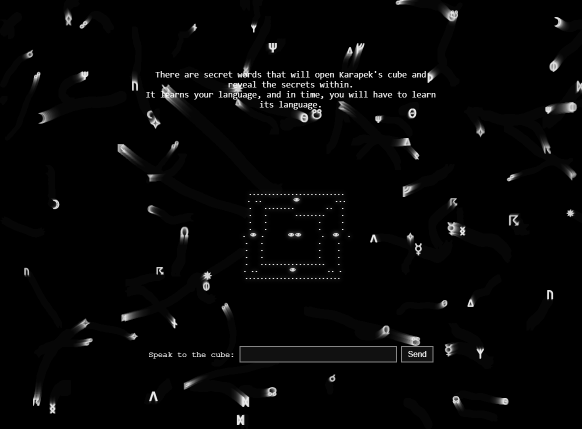
#> input picture Cybertalent25/2_Oppdrag/2.11_Karapeks/initial.png, 1163 x 858 px (shown at 1/2 size)
$ python allignandsubstract.py ../2.11_Karapeks/initial.png ../2.11_Karapeks/initial.png
#> lines starting #> are read from the running program, lines starting #| are printed output that depends on the picture
import cv2
import numpy as np
import os

def create_output_dir(base_dir="aligned_output"):
    """Create output directory for results"""
    if not os.path.exists(base_dir):
        os.makedirs(base_dir)
    return base_dir

def save_result(img, output_dir, name):
    """Save result image"""
    filepath = os.path.join(output_dir, f"{name}.png")
    if img.dtype == np.float64 or img.dtype == np.float32:
        if img.max() > img.min():
            img = ((img - img.min()) / (img.max() - img.min()) * 255).astype(np.uint8)
        else:
            img = np.zeros_like(img, dtype=np.uint8)
    cv2.imwrite(filepath, img)
    print(f"Saved: {name}")

# ============================================
# ALIGNMENT METHODS
# ============================================

def align_feature_matching(watermarked, original):
    """Align using ORB feature matching"""
    print("  Trying ORB feature matching...")

    wm_gray = cv2.cvtColor(watermarked, cv2.COLOR_BGR2GRAY)
    orig_gray = cv2.cvtColor(original, cv2.COLOR_BGR2GRAY)

    orb = cv2.ORB_create(10000)
    kp1, des1 = orb.detectAndCompute(wm_gray, None)
    kp2, des2 = orb.detectAndCompute(orig_gray, None)

    if des1 is None or des2 is None:
        return None

    bf = cv2.BFMatcher(cv2.NORM_HAMMING, crossCheck=False)
    matches = bf.knnMatch(des1, des2, k=2)

    good_matches = []
    for m, n in matches:
        if m.distance < 0.75 * n.distance:
            good_matches.append(m)

    print(f"    Found {len(good_matches)} good matches")

    if len(good_matches) < 10:
        return None

    src_pts = np.float32([kp1[m.queryIdx].pt for m in good_matches]).reshape(-1, 1, 2)
    dst_pts = np.float32([kp2[m.trainIdx].pt for m in good_matches]).reshape(-1, 1, 2)

    M, mask = cv2.findHomography(dst_pts, src_pts, cv2.RANSAC, 5.0)

    if M is None:
        return None

    h, w = watermarked.shape[:2]
    aligned = cv2.warpPerspective(original, M, (w, h))

    return aligned

def align_sift(watermarked, original):
    """Align using SIFT feature matching"""
    print("  Trying SIFT feature matching...")

    try:
        sift = cv2.SIFT_create()
    except:
        print("    SIFT not available")
        return None

    wm_gray = cv2.cvtColor(watermarked, cv2.COLOR_BGR2GRAY)
    orig_gray = cv2.cvtColor(original, cv2.COLOR_BGR2GRAY)

    kp1, des1 = sift.detectAndCompute(wm_gray, None)
    kp2, des2 = sift.detectAndCompute(orig_gray, None)

    if des1 is None or des2 is None:
        return None

    bf = cv2.BFMatcher(cv2.NORM_L2, crossCheck=False)
    matches = bf.knnMatch(des1, des2, k=2)

    good_matches = []
    for m, n in matches:
        if m.distance < 0.75 * n.distance:
            good_matches.append(m)

    print(f"    Found {len(good_matches)} good matches")

    if len(good_matches) < 10:
        return None

    src_pts = np.float32([kp1[m.queryIdx].pt for m in good_matches]).reshape(-1, 1, 2)
    dst_pts = np.float32([kp2[m.trainIdx].pt for m in good_matches]).reshape(-1, 1, 2)

    M, mask = cv2.findHomography(dst_pts, src_pts, cv2.RANSAC, 5.0)

    if M is None:
        return None

    h, w = watermarked.shape[:2]
    aligned = cv2.warpPerspective(original, M, (w, h))

    return aligned

def align_ecc(watermarked, original):
    """Align using ECC (Enhanced Correlation Coefficient)"""
    print("  Trying ECC alignment...")

    h, w = watermarked.shape[:2]
    orig_resized = cv2.resize(original, (w, h))

    wm_gray = cv2.cvtColor(watermarked, cv2.COLOR_BGR2GRAY).astype(np.float32)
    orig_gray = cv2.cvtColor(orig_resized, cv2.COLOR_BGR2GRAY).astype(np.float32)

    warp_mode = cv2.MOTION_AFFINE
    warp_matrix = np.eye(2, 3, dtype=np.float32)
    criteria = (cv2.TERM_CRITERIA_EPS | cv2.TERM_CRITERIA_COUNT, 5000, 1e-8)

    try:
        cc, warp_matrix = cv2.findTransformECC(wm_gray, orig_gray, warp_matrix, warp_mode, criteria)
        aligned = cv2.warpAffine(orig_resized, warp_matrix, (w, h),
                                  flags=cv2.INTER_LINEAR + cv2.WARP_INVERSE_MAP)
        print(f"    ECC correlation: {cc:.4f}")
        return aligned
    except Exception as e:
        print(f"    ECC failed: {e}")
        return None

def align_simple_resize(watermarked, original):
    """Simple resize to match dimensions"""
    print("  Using simple resize...")
    h, w = watermarked.shape[:2]
    return cv2.resize(original, (w, h))

# ============================================
# COLOR CORRECTION METHODS
# ============================================

def color_correct_histogram_matching(source, reference):
    """Match histograms channel by channel"""
    result = np.zeros_like(source)

    for i in range(3):
        src_hist, _ = np.histogram(source[:,:,i].flatten(), 256, [0, 256])
        ref_hist, _ = np.histogram(reference[:,:,i].flatten(), 256, [0, 256])

        src_cdf = src_hist.cumsum().astype(float)
        src_cdf /= src_cdf[-1]

        ref_cdf = ref_hist.cumsum().astype(float)
        ref_cdf /= ref_cdf[-1]

        lookup = np.zeros(256, dtype=np.uint8)
        ref_idx = 0
        for src_idx in range(256):
            while ref_idx < 255 and ref_cdf[ref_idx] < src_cdf[src_idx]:
                ref_idx += 1
            lookup[src_idx] = ref_idx

        result[:,:,i] = lookup[source[:,:,i]]

    return result

def color_correct_lab_transfer(source, reference):
    """Transfer color statistics in LAB color space"""
    source_lab = cv2.cvtColor(source, cv2.COLOR_BGR2LAB).astype(np.float32)
    reference_lab = cv2.cvtColor(reference, cv2.COLOR_BGR2LAB).astype(np.float32)

    src_mean, src_std = cv2.meanStdDev(source_lab)
    ref_mean, ref_std = cv2.meanStdDev(reference_lab)

    result = source_lab.copy()
    for i in range(3):
        result[:,:,i] = (result[:,:,i] - src_mean[i]) * (ref_std[i] / (src_std[i] + 1e-6)) + ref_mean[i]

    result = np.clip(result, 0, 255).astype(np.uint8)
    return cv2.cvtColor(result, cv2.COLOR_LAB2BGR)

def color_correct_channel_scale(source, reference):
    """Scale each channel to match mean values"""
    result = source.astype(np.float32)

    for i in range(3):
        src_mean = np.mean(source[:,:,i])
        ref_mean = np.mean(reference[:,:,i])

        if src_mean > 0:
            result[:,:,i] = result[:,:,i] * (ref_mean / src_mean)

    return np.clip(result, 0, 255).astype(np.uint8)

def color_correct_linear_regression(source, reference):
    """Use linear regression per channel for color transfer"""
    result = np.zeros_like(source)

    for i in range(3):
        src_flat = source[:,:,i].flatten().astype(np.float32)
        ref_flat = reference[:,:,i].flatten().astype(np.float32)

        # Linear regression: ref = a * src + b
        src_mean = np.mean(src_flat)
        ref_mean = np.mean(ref_flat)

        numerator = np.sum((src_flat - src_mean) * (ref_flat - ref_mean))
        denominator = np.sum((src_flat - src_mean) ** 2)

        if denominator > 0:
            a = numerator / denominator
            b = ref_mean - a * src_mean
        else:
            a = 1
            b = 0

        result[:,:,i] = np.clip(a * source[:,:,i].astype(np.float32) + b, 0, 255).astype(np.uint8)

    return result

def color_correct_polynomial(source, reference, degree=2):
    """Polynomial color transfer"""
    result = np.zeros_like(source)

    for i in range(3):
        src_flat = source[:,:,i].flatten().astype(np.float32)
        ref_flat = reference[:,:,i].flatten().astype(np.float32)

        # Sample points for fitting (using all would be slow)
        n_samples = min(10000, len(src_flat))
        indices = np.random.choice(len(src_flat), n_samples, replace=False)

        src_samples = src_flat[indices]
        ref_samples = ref_flat[indices]

        # Fit polynomial
        coeffs = np.polyfit(src_samples, ref_samples, degree)
        poly = np.poly1d(coeffs)

        result[:,:,i] = np.clip(poly(source[:,:,i].astype(np.float32)), 0, 255).astype(np.uint8)

    return result

def color_correct_hsv_transfer(source, reference):
    """Transfer color in HSV space"""
    source_hsv = cv2.cvtColor(source, cv2.COLOR_BGR2HSV).astype(np.float32)
    reference_hsv = cv2.cvtColor(reference, cv2.COLOR_BGR2HSV).astype(np.float32)

    # Transfer S and V channels, keep H similar
    for i in [1, 2]:  # S and V
        src_mean, src_std = cv2.meanStdDev(source_hsv[:,:,i])
        ref_mean, ref_std = cv2.meanStdDev(reference_hsv[:,:,i])

        source_hsv[:,:,i] = (source_hsv[:,:,i] - src_mean) * (ref_std / (src_std + 1e-6)) + ref_mean

    # For Hue, apply offset
    h_src_mean = np.mean(source_hsv[:,:,0])
    h_ref_mean = np.mean(reference_hsv[:,:,0])
    source_hsv[:,:,0] = (source_hsv[:,:,0] - h_src_mean + h_ref_mean) % 180

    source_hsv = np.clip(source_hsv, 0, 255).astype(np.uint8)
    return cv2.cvtColor(source_hsv, cv2.COLOR_HSV2BGR)

def color_correct_gamma(source, reference):
    """Gamma correction to match brightness"""
    src_gray = cv2.cvtColor(source, cv2.COLOR_BGR2GRAY)
    ref_gray = cv2.cvtColor(reference, cv2.COLOR_BGR2GRAY)

    src_mean = np.mean(src_gray)
    ref_mean = np.mean(ref_gray)

    if src_mean > 0 and ref_mean > 0:
        # Estimate gamma: ref_mean = src_mean ^ gamma
        gamma = np.log(ref_mean / 255) / np.log(src_mean / 255 + 1e-6)
        gamma = np.clip(gamma, 0.2, 5.0)
    else:
        gamma = 1.0

    inv_gamma = 1.0 / gamma
    table = np.array([((i / 255.0) ** inv_gamma) * 255 for i in range(256)]).astype(np.uint8)

    return cv2.LUT(source, table)

# ============================================
# QUALITY METRIC
# ============================================

def calculate_alignment_quality(img1, img2):
    """Calculate how well two images match (lower = better)"""
    diff = cv2.absdiff(img1, img2)
    return np.mean(diff)

# ============================================
# MAIN FUNCTION
# ============================================

def main(watermarked_path, original_path):
#> called with watermarked_path = '../2.11_Karapeks/initial.png', original_path = '../2.11_Karapeks/initial.png'
    print("=" * 70)
    print("ORIGINAL IMAGE ALIGNMENT & COLOR CORRECTION")
    print("=" * 70)

    output_dir = create_output_dir()

    # Load images
    print("\nLoading images...")
    watermarked = cv2.imread(watermarked_path)
#> watermarked is the input picture: shape (858, 1163, 3); min 0, max 255, mean 6.4
    original = cv2.imread(original_path)

    print(f"  Watermarked: {watermarked.shape}")
#|   Watermarked: (858, 1163, 3)
    print(f"  Original: {original.shape}")
#|   Original: (858, 1163, 3)

    # Save inputs
    save_result(watermarked, output_dir, "00_watermarked_input")
    save_result(original, output_dir, "00_original_input")

    # ==========================================
    # STEP 1: TRY ALL ALIGNMENT METHODS
    # ==========================================

    print("\n" + "=" * 50)
    print("STEP 1: ALIGNMENT")
    print("=" * 50)

    alignment_methods = [
        ("orb", align_feature_matching),
        ("sift", align_sift),
        ("ecc", align_ecc),
        ("resize", align_simple_resize),
    ]

    aligned_versions = {}

    for name, method in alignment_methods:
        print(f"\n{name.upper()}:")
        result = method(watermarked, original)
        if result is not None:
            aligned_versions[name] = result
            save_result(result, output_dir, f"01_aligned_{name}")
            quality = calculate_alignment_quality(watermarked, result)
            print(f"    Quality score: {quality:.2f} (lower = better)")
#> this loop made 4 passes
#|     Quality score: 0.00 (lower = better)
#|     Quality score: 0.00 (lower = better)
#|     ECC correlation: 1.0000
#|     Quality score: 0.00 (lower = better)
#|     Quality score: 0.00 (lower = better)
#> after the loop, aligned_versions = 4 items

    # ==========================================
    # STEP 2: COLOR CORRECTION FOR EACH ALIGNMENT
    # ==========================================

    print("\n" + "=" * 50)
    print("STEP 2: COLOR CORRECTION")
    print("=" * 50)

    color_methods = [
        ("histogram", color_correct_histogram_matching),
        ("lab", color_correct_lab_transfer),
        ("scale", color_correct_channel_scale),
        ("regression", color_correct_linear_regression),
        ("polynomial", color_correct_polynomial),
        ("hsv", color_correct_hsv_transfer),
        ("gamma", color_correct_gamma),
    ]

    all_corrected = {}
    best_score = float('inf')
    best_name = None
    best_image = None

    for align_name, aligned in aligned_versions.items():
        print(f"\nColor correcting '{align_name}' alignment:")

        for color_name, color_method in color_methods:
            try:
                corrected = color_method(aligned, watermarked)
                full_name = f"{align_name}_{color_name}"
                all_corrected[full_name] = corrected

                save_result(corrected, output_dir, f"02_corrected_{full_name}")

                quality = calculate_alignment_quality(watermarked, corrected)
                print(f"    {color_name}: {quality:.2f}")

                if quality < best_score:
                    best_score = quality
                    best_name = full_name
                    best_image = corrected

            except Exception as e:
                print(f"    {color_name}: FAILED - {e}")
#> this loop made 4 passes
#> align_name on passes 1 to 4: 'orb', 'sift', 'ecc', 'resize'
#> (printed output is left out)
#> pass 1, in color_correct_lab_transfer, `source_lab = cv2.cvtColor(source, cv2.COLOR_BGR2LAB).astype(np.float32)`:
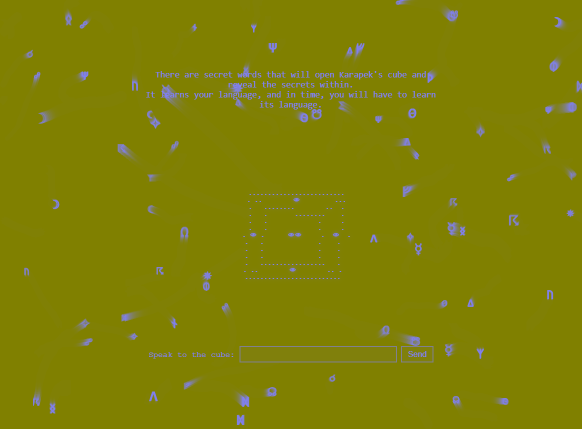
#> source_lab: shape (858, 1163, 3) float32 (shown at 1/2 size); mean B, G, R 6.4, 128, 128
#> pass 1, in calculate_alignment_quality (call 6), `diff = cv2.absdiff(img1, img2)`:
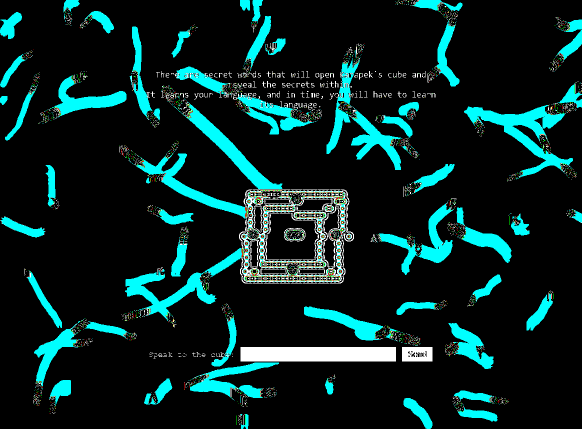
#> diff: shape (858, 1163, 3) (shown at 1/2 size); mean B, G, R 0.141, 0.145, 0.035; drawn with 1 as white
#> after the loop, all_corrected = 28 items; best_name = 'orb_histogram'; best_score = 0

    # ==========================================
    # STEP 3: SAVE THE BEST RESULT
    # ==========================================

    print("\n" + "=" * 50)
    print("STEP 3: BEST RESULT")
    print("=" * 50)

    if best_image is not None:
        print(f"\n★ BEST MATCH: {best_name}")
#| ★ BEST MATCH: orb_histogram
        print(f"  Quality score: {best_score:.2f}")
#|   Quality score: 0.00

        save_result(best_image, output_dir, "BEST_corrected_original")

        # Generate the difference image
        diff = cv2.absdiff(watermarked, best_image)
        save_result(diff, output_dir, "BEST_difference")

        # Grayscale difference
        wm_gray = cv2.cvtColor(watermarked, cv2.COLOR_BGR2GRAY)
        best_gray = cv2.cvtColor(best_image, cv2.COLOR_BGR2GRAY)
        diff_gray = cv2.absdiff(wm_gray, best_gray)
#> diff_gray: shape (858, 1163); every value is 0
        save_result(diff_gray, output_dir, "BEST_difference_gray")

        # Amplified differences
        for amp in [5, 10, 20, 50, 100]:
            save_result(cv2.multiply(diff_gray, amp), output_dir, f"BEST_difference_amp{amp}")

        # CLAHE enhanced
        clahe = cv2.createCLAHE(clipLimit=20.0, tileGridSize=(8, 8))
        enhanced = clahe.apply(diff_gray)
#> enhanced: shape (858, 1163); every value is 21
        save_result(enhanced, output_dir, "BEST_difference_clahe")

        # Thresholded
        for thresh in [3, 5, 10, 15]:
            _, binary = cv2.threshold(diff_gray, thresh, 255, cv2.THRESH_BINARY)
            save_result(binary, output_dir, f"BEST_difference_thresh{thresh}")

        # Inverted versions
        save_result(255 - diff_gray, output_dir, "BEST_difference_gray_inv")
        save_result(255 - cv2.multiply(diff_gray, 20), output_dir, "BEST_difference_amp20_inv")

    # ==========================================
    # SUMMARY
    # ==========================================

    print("\n" + "=" * 70)
    print("COMPLETE!")
    print("=" * 70)
    print(f"\nResults saved to: {output_dir}/")
    print(f"\nKey files:")
    print(f"  ★ BEST_corrected_original.png  - Use this as your 'clean' original")
    print(f"  ★ BEST_difference_gray.png     - The extracted watermark")
    print(f"  ★ BEST_difference_amp20.png    - Amplified watermark (easier to see)")
    print(f"\nTo manually compare, look at the 02_corrected_*.png files")
    print(f"and pick the one that looks most like the watermarked image.")
    print("=" * 70)

    # Return paths for easy access
    return {
        "best_corrected": os.path.join(output_dir, "BEST_corrected_original.png"),
        "best_diff": os.path.join(output_dir, "BEST_difference_gray.png"),
        "output_dir": output_dir
    }

if __name__ == "__main__":
    import sys

    if len(sys.argv) < 3:
        print("Usage: python align_and_correct.py <watermarked_image> <original_image>")
        print("Example: python align_and_correct.py watermarked.jpg original.jpg")
        sys.exit(1)

    watermarked_path = sys.argv[1]
    original_path = sys.argv[2]

    if not os.path.exists(watermarked_path):
        print(f"Error: File not found: {watermarked_path}")
        sys.exit(1)

    if not os.path.exists(original_path):
        print(f"Error: File not found: {original_path}")
        sys.exit(1)

    main(watermarked_path, original_path)

$ run again, on Cybertalent25/2_Oppdrag/2.1_Pet_Gallery/neon-cyber-cat.png
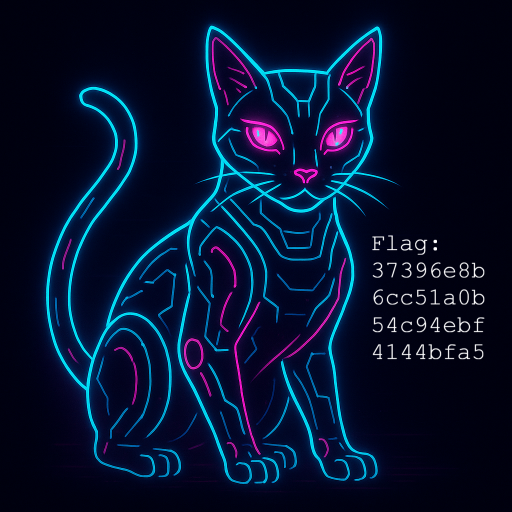
#> input picture Cybertalent25/2_Oppdrag/2.1_Pet_Gallery/neon-cyber-cat.png, 1024 x 1024 px (shown at 1/2 size)
#> in main, watermarked is the input picture: shape (1024, 1024, 3); mean B, G, R 45.8, 18.2, 5.7
#|   Watermarked: (1024, 1024, 3)
#|   Original: (1024, 1024, 3)
#> the loop in main, `for name, method in alignment_methods:` made 4 passes
#> (printed output is left out)
#> pass 1, in align_feature_matching, `wm_gray = cv2.cvtColor(watermarked, cv2.COLOR_BGR2GRAY)`:
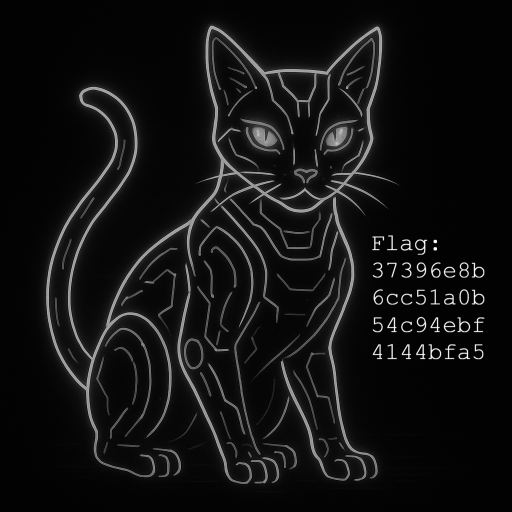
#> wm_gray: shape (1024, 1024) (shown at 1/2 size); min 0, max 255, mean 17.6
#> after the loop in main, `for name, method in alignment_methods:`: aligned_versions = 4 items
#> the loop in main, `for align_name, aligned in aligned_versions.items():` made 4 passes
#> align_name on passes 1 to 4: 'orb', 'sift', 'ecc', 'resize'
#> (printed output is left out)
#> pass 1, in color_correct_lab_transfer, `source_lab = cv2.cvtColor(source, cv2.COLOR_BGR2LAB).astype(np.float32)`:
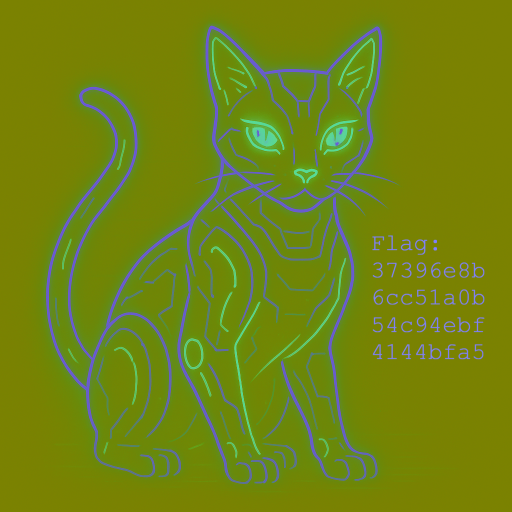
#> source_lab: shape (1024, 1024, 3) float32 (shown at 1/2 size); mean B, G, R 19.5, 131.9, 112.3
#> after the loop in main, `for align_name, aligned in aligned_versions.items():`: all_corrected = 28 items; best_name = 'orb_histogram'; best_score = 0
#| ★ BEST MATCH: orb_histogram
#|   Quality score: 0.00
#> diff_gray: shape (1024, 1024); every value is 0
#> enhanced: shape (1024, 1024); every value is 21
